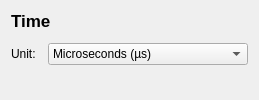
    <widget class="QWidget" name="time_page">
     <layout class="QVBoxLayout" name="time_layout">
      <property name="spacing">
       <number>12</number>
      </property>
     <item>
      <widget class="QLabel" name="time_heading">
       <property name="font">
        <font>
         <pointsize>13</pointsize>
         <bold>true</bold>
        </font>
       </property>
       <property name="text">
        <string notr="true">Time</string>
       </property>
      </widget>
     </item>
     <item>
      <layout class="QFormLayout" name="time_form">
       <property name="fieldGrowthPolicy">
        <enum>QFormLayout::FieldGrowthPolicy::FieldsStayAtSizeHint</enum>
       </property>
       <property name="horizontalSpacing">
        <number>12</number>
       </property>
       <property name="verticalSpacing">
        <number>8</number>
       </property>
       <item row="0" column="0">
        <widget class="QLabel" name="time_unit_label">
         <property name="text">
          <string extracomment="label of the time unit chooser">Unit:</string>
         </property>
        </widget>
       </item>
       <item row="0" column="1">
        <widget class="QComboBox" name="time_combo">
         <property name="minimumSize">
          <size>
           <width>200</width>
           <height>0</height>
          </size>
         </property>
         <item>
          <property name="text">
           <string extracomment="a unit in the settings; the symbol in brackets is not translated">Microseconds (µs)</string>
          </property>
         </item>
         <item>
          <property name="text">
           <string extracomment="a unit in the settings; the symbol in brackets is not translated">Milliseconds (ms)</string>
          </property>
         </item>
         <item>
          <property name="text">
           <string extracomment="a unit in the settings; the symbol in brackets is not translated">Seconds (s)</string>
          </property>
         </item>
         <item>
          <property name="text">
           <string extracomment="a unit in the settings; the symbol in brackets is not translated">Minutes (min)</string>
          </property>
         </item>
         <item>
          <property name="text">
           <string extracomment="a unit in the settings; the symbol in brackets is not translated">Hours (h)</string>
          </property>
         </item>
         <item>
          <property name="text">
           <string extracomment="a unit in the settings; the symbol in brackets is not translated">Days (d)</string>
          </property>
         </item>
        </widget>
       </item>
      </layout>
     </item>
     <item>
      <spacer name="time_spacer">
       <property name="orientation">
        <enum>Qt::Orientation::Vertical</enum>
       </property>
       <property name="sizeHint" stdset="0">
        <size>
         <width>0</width>
         <height>0</height>
        </size>
       </property>
      </spacer>
     </item>
     </layout>
    </widget>
